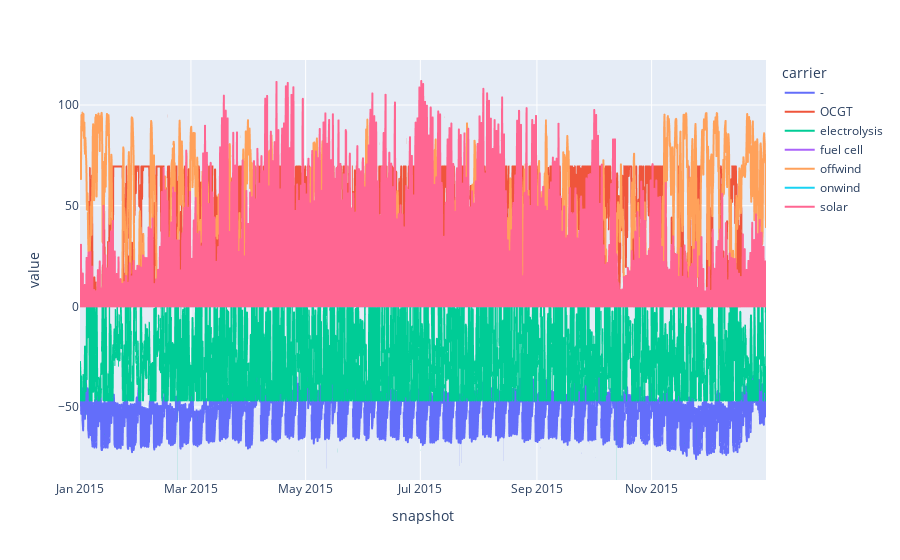

The notebook cell this image was saved under:
### Code cell
n.statistics.energy_balance(aggregate_time=False, bus_carrier="AC").div(1e3).groupby(
    "carrier"
).sum().T.plot()

### Figure 1 — Plotly figure (JSON) as saved in the notebook; plotly's stock layout.template omitted (floating-point values rounded to 4 significant figures; data arrays with more than 128 entries replaced by an {"elided": "..."} marker saying what was removed)
{"data": [{"hovertemplate": "carrier=-<br>snapshot=%{x}<br>value=%{y}<extra></extra>", "legendgroup": "-", "line": {"color": "#636efa", "dash": "solid"}, "marker": {"symbol": "circle"}, "mode": "lines", "name": "-", "showlegend": true, "type": "scattergl", "x": {"elided": "2190 str values"}, "xaxis": "x", "y": {"elided": "2190 float values"}, "yaxis": "y"}, {"hovertemplate": "carrier=OCGT<br>snapshot=%{x}<br>value=%{y}<extra></extra>", "legendgroup": "OCGT", "line": {"color": "#EF553B", "dash": "solid"}, "marker": {"symbol": "circle"}, "mode": "lines", "name": "OCGT", "showlegend": true, "type": "scattergl", "x": {"elided": "2190 str values"}, "xaxis": "x", "y": {"elided": "2190 float values"}, "yaxis": "y"}, {"hovertemplate": "carrier=electrolysis<br>snapshot=%{x}<br>value=%{y}<extra></extra>", "legendgroup": "electrolysis", "line": {"color": "#00cc96", "dash": "solid"}, "marker": {"symbol": "circle"}, "mode": "lines", "name": "electrolysis", "showlegend": true, "type": "scattergl", "x": {"elided": "2190 str values"}, "xaxis": "x", "y": {"elided": "2190 float values"}, "yaxis": "y"}, {"hovertemplate": "carrier=fuel cell<br>snapshot=%{x}<br>value=%{y}<extra></extra>", "legendgroup": "fuel cell", "line": {"color": "#ab63fa", "dash": "solid"}, "marker": {"symbol": "circle"}, "mode": "lines", "name": "fuel cell", "showlegend": true, "type": "scattergl", "x": {"elided": "2190 str values"}, "xaxis": "x", "y": {"elided": "2190 float values"}, "yaxis": "y"}, {"hovertemplate": "carrier=offwind<br>snapshot=%{x}<br>value=%{y}<extra></extra>", "legendgroup": "offwind", "line": {"color": "#FFA15A", "dash": "solid"}, "marker": {"symbol": "circle"}, "mode": "lines", "name": "offwind", "showlegend": true, "type": "scattergl", "x": {"elided": "2190 str values"}, "xaxis": "x", "y": {"elided": "2190 float values"}, "yaxis": "y"}, {"hovertemplate": "carrier=onwind<br>snapshot=%{x}<br>value=%{y}<extra></extra>", "legendgroup": "onwind", "line": {"color": "#19d3f3", "dash": "solid"}, "marker": {"symbol": "circle"}, "mode": "lines", "name": "onwind", "showlegend": true, "type": "scattergl", "x": {"elided": "2190 str values"}, "xaxis": "x", "y": {"elided": "2190 float values"}, "yaxis": "y"}, {"hovertemplate": "carrier=solar<br>snapshot=%{x}<br>value=%{y}<extra></extra>", "legendgroup": "solar", "line": {"color": "#FF6692", "dash": "solid"}, "marker": {"symbol": "circle"}, "mode": "lines", "name": "solar", "showlegend": true, "type": "scattergl", "x": {"elided": "2190 str values"}, "xaxis": "x", "y": {"elided": "2190 float values"}, "yaxis": "y"}], "layout": {"legend": {"title": {"text": "carrier"}, "tracegroupgap": 0}, "margin": {"t": 60}, "xaxis": {"anchor": "y", "domain": [0, 1], "title": {"text": "snapshot"}}, "yaxis": {"anchor": "x", "domain": [0, 1], "title": {"text": "value"}}}}
